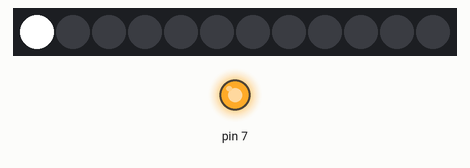
Bench run of a sketch on a simulated Arduino Uno, built with avr-gcc and run on an emulated ATmega328P. Shown: 12 RGB LEDs in strip order, left to right, output pins drawn as LEDs (lit = HIGH).

Above: at 2.15 s.
At 6.48 s:
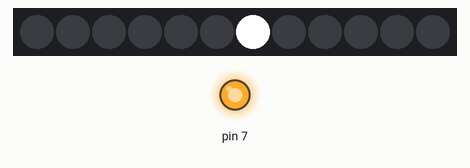
At 11.16 s:
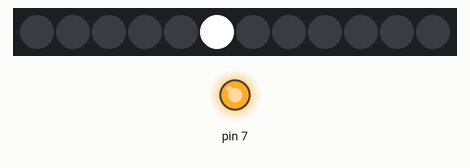
At 20.49 s:
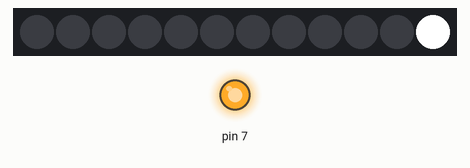
At 30.14 s:
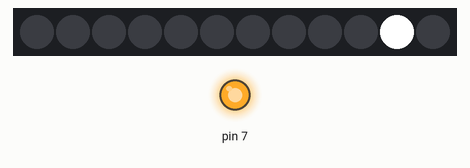
At 39.79 s:
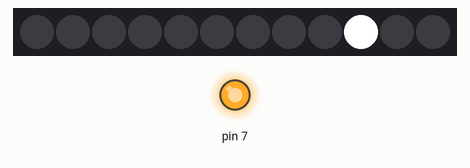

The sketch:

PropShieldLEDTest.ino
```cpp
#include <FastLED.h>

#define NUM_LEDS 12
CRGB leds[NUM_LEDS];

void setup() {
  delay(2000);      // sanity check delay
  FastLED.addLeds<APA102, BGR>(leds, NUM_LEDS);
  pinMode(7, OUTPUT);
  digitalWrite(7, HIGH);  // enable access to LEDs
}

void loop() {
  // Move a single white led
  for(int n = 0; n < NUM_LEDS; n++) {
    leds[n] = CRGB::White;
    FastLED.show();
    delay(8);
    leds[n] = CRGB::Black;
  }
}
```
